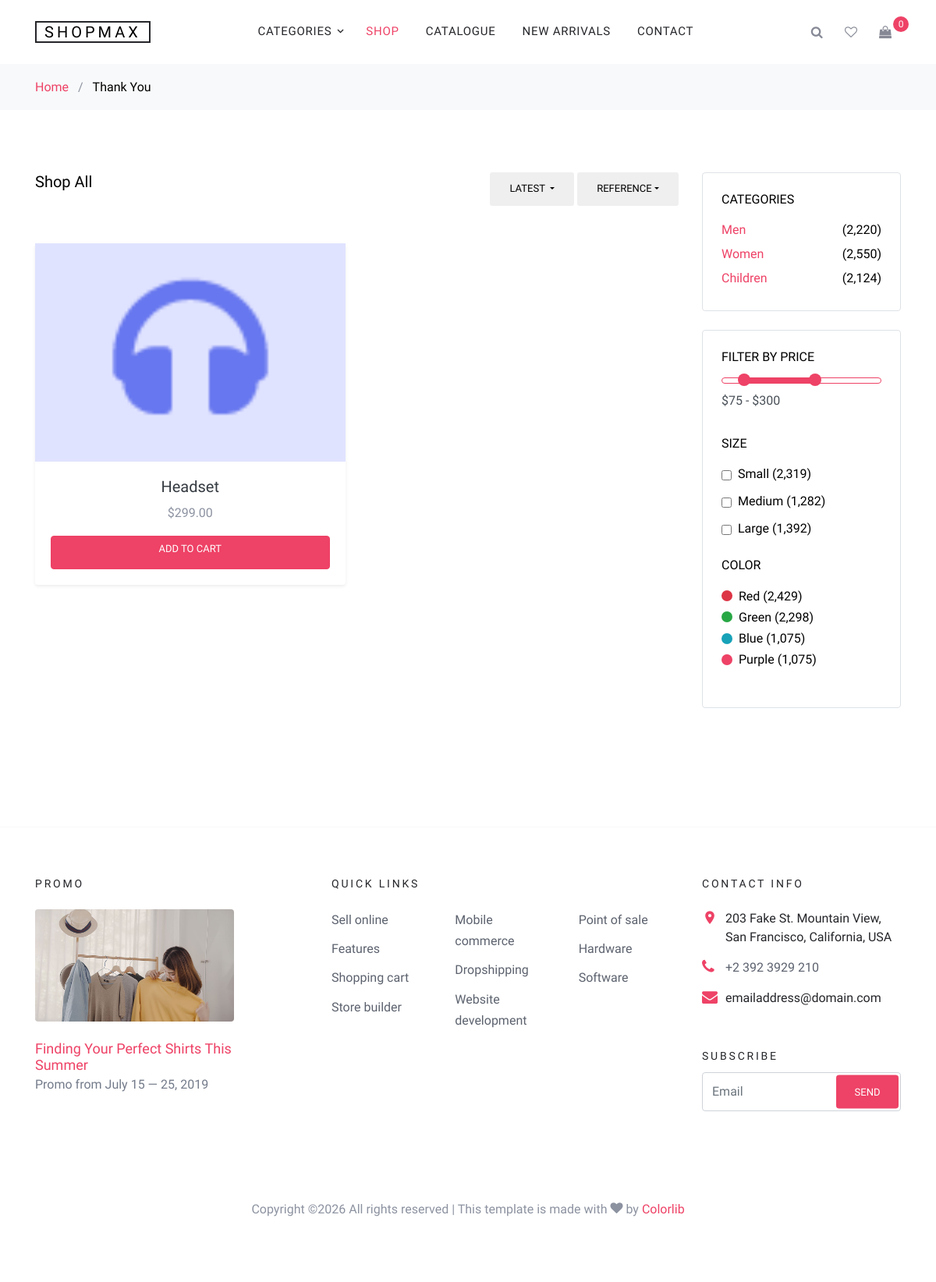
Before: /store/category/shirt-2/ with the older database file.
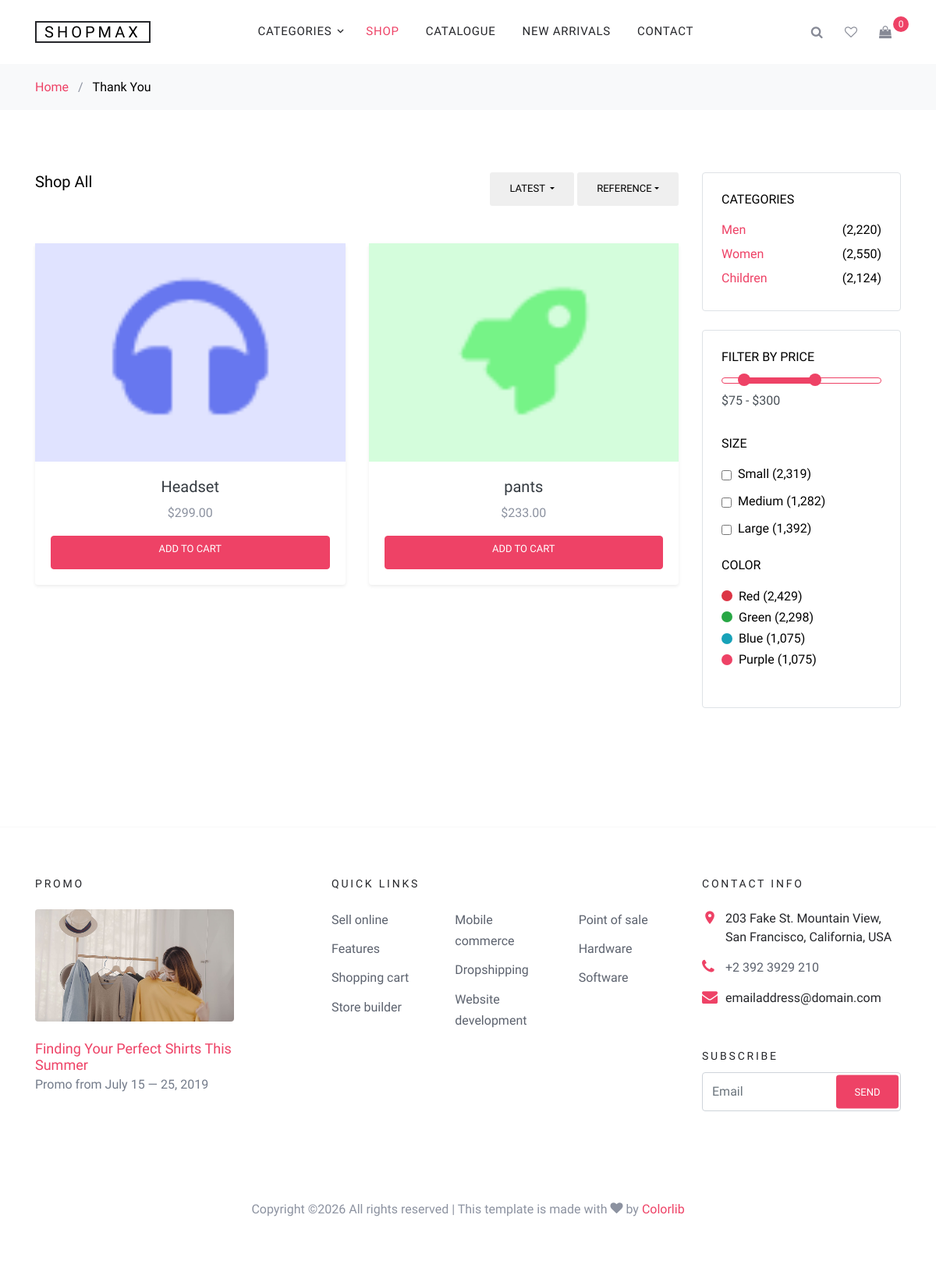
After: the same page with the newer database file.
### store/models.py (models this page shows, shortened)
class Product(models.Model):
    product_name = models.CharField(max_length=50, unique=True)
    description = models.TextField(blank=True, null=True)
    slug = models.SlugField(max_length=200, unique=True)
    price = models.DecimalField(max_digits=9, decimal_places=2)
    stock = models.IntegerField()
    is_available = models.BooleanField(default=False)
    category = models.ForeignKey(Category, on_delete=models.CASCADE)
    product_image = models.ImageField(upload_to='photos/products', blank=True)
    created_date = models.DateTimeField(auto_now_add=True)
    modified_date = models.DateTimeField(auto_now_add=True)
    def get_url(self):
        return reverse( 'product_detail', args=[self.category.slug, self.slug])

### store/views.py (the view)
# urls.py: path('store/', include('store.urls')),
def store(request, category_slug=None):
    categories = None
    if category_slug is not None:
        categories = get_object_or_404(Category, slug=category_slug)
        products = Product.objects.filter(
            category=categories,
            is_available=True
        ).order_by('id')
        paginator = Paginator(products, 2)
        page = request.GET.get('page')
        page_number = paginator.get_page(page)
    else:
        products = Product.objects.filter(is_available=True).order_by('id')
        paginator = Paginator(products, 2)
        page = request.GET.get('page')
        page_number = paginator.get_page(page)
    product_count = products.count()
    context = {
        'products': page_number,
        'product_count': product_count,
    }
    return render(request, 'store.html', context)

### cart/context_processors.py (called while the page is built)
def cart_count(request):
    try:
        cart = Cart.objects.get(cart_id=_cart_id(request))
        result = CartItem.objects.filter(cart=cart).aggregate(total_qty=Sum('quantity'))
        cart_count = result['total_qty'] or 0
    except Cart.DoesNotExist:
        cart_count = 0
    return {'cart_count': cart_count}

### cart/views.py (called while the page is built)
def _cart_id(request):
    if not request.session.session_key:
        request.session.create()
    return request.session.session_key

### category/context_processors.py (called while the page is built)
def menu_links(request):
    links = Category.objects.all()
    return dict(links=links)

### store/templates/store.html (shortened to what the changed rows need)
{% extends 'base.html' %}
{% load static %}
{% block content %}
<div class="site-section">
    <div class="container">
        <div class="row mb-5">
            <div class="col-md-9 order-1">
                <div class="row align">
                    <div class="col-md-12 mb-5">
                        <div class="float-md-left">
                            <h2 class="text-black h5">Shop All</h2>
                        </div>
                    </div>
                </div>
<div class="row mb-5">
    {% for product in products %}
    <div class="col-lg-6 col-md-6 col-sm-12 mb-4">
        <div class="card border-0 shadow-sm h-100">
            <a href="{{ product.get_url }}"
               class="bg-light d-block overflow-hidden">
                {% if product.product_image %}
                <img src="{{ product.product_image.url }}"
                     alt="{{ product.product_name }}"
                     class="img-fluid w-100"
                     style="height: 280px; object-fit: cover;">
                {% else %}
                <img src="/static/images/default-product.png"
                     alt="No Image"
                     class="img-fluid w-100"
                     style="height: 280px; object-fit: cover;">
                {% endif %}
            </a>
            <div class="card-body text-center d-flex flex-column">
                <h2 class="h5 mb-2">
                    <a href="{{ product.get_url }}"
                       class="text-dark text-decoration-none">
                        {{ product.product_name }}
                    </a>
                </h2>
                <strong class="item-price d-block mb-3">
                    ${{ product.price|floatformat:2 }}
                </strong>
                <div class="mt-auto">
                    {% if product.stock <= 0 %}
                    <p class="text-danger">Out of Stock</p>
                    {% else %}
                    <a href="{% url 'add_cart' product.id %}"
                       class="btn btn-primary w-100">
                        Add to Cart
                    </a>
                    {% endif %}
                </div>
            </div>
        </div>
    </div>
    {% empty %}
    <div class="col-12 text-center py-5">
        <h4>No products available at the moment.</h4>
    </div>
    {% endfor %}
</div>
            </div>
        </div>
    </div>
</div>
{% endblock %}

Changed rows visible on the page:
added Product: product_image (picture), product_name "pants", price "233.00", stock "ADD TO CART"
